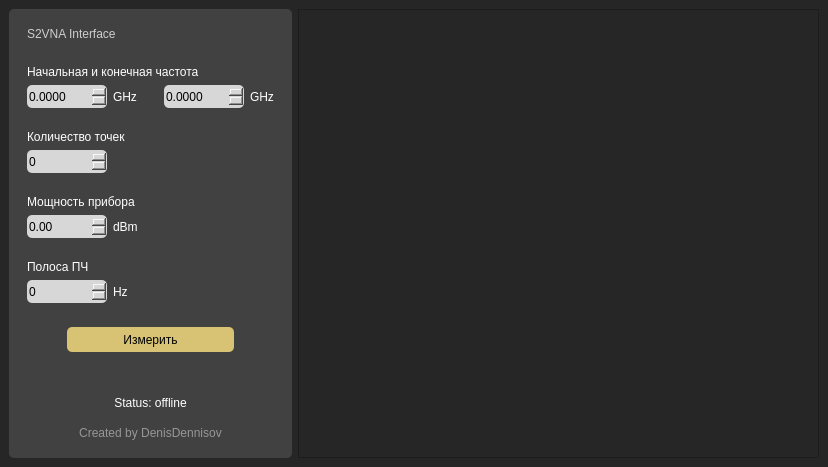
<?xml version="1.0" encoding="UTF-8"?>
<ui version="4.0">
 <class>MainWindow</class>
 <widget class="QMainWindow" name="MainWindow">
  <property name="geometry">
   <rect>
    <x>0</x>
    <y>0</y>
    <width>828</width>
    <height>467</height>
   </rect>
  </property>
  <property name="minimumSize">
   <size>
    <width>10</width>
    <height>10</height>
   </size>
  </property>
  <property name="windowTitle">
   <string>MainWindow</string>
  </property>
  <property name="styleSheet">
   <string notr="true">QWidget {
	background-color: rgb(38, 38, 38);
}</string>
  </property>
  <widget class="QWidget" name="centralwidget">
   <layout class="QHBoxLayout" name="horizontalLayout">
    <item>
     <widget class="QFrame" name="frame">
      <property name="sizePolicy">
       <sizepolicy hsizetype="Maximum" vsizetype="Preferred">
        <horstretch>0</horstretch>
        <verstretch>0</verstretch>
       </sizepolicy>
      </property>
      <property name="minimumSize">
       <size>
        <width>0</width>
        <height>0</height>
       </size>
      </property>
      <property name="styleSheet">
       <string notr="true">QFrame {
	background-color: rgb(65, 65, 65);
	border-radius: 5px;
}</string>
      </property>
      <property name="frameShape">
       <enum>QFrame::StyledPanel</enum>
      </property>
      <property name="frameShadow">
       <enum>QFrame::Raised</enum>
      </property>
      <layout class="QVBoxLayout" name="verticalLayout">
       <item>
        <widget class="QFrame" name="frame_3">
         <property name="frameShape">
          <enum>QFrame::StyledPanel</enum>
         </property>
         <property name="frameShadow">
          <enum>QFrame::Raised</enum>
         </property>
         <layout class="QHBoxLayout" name="horizontalLayout_2">
          <item>
           <widget class="QLabel" name="header_app_label">
            <property name="styleSheet">
             <string notr="true">QLabel {
	font: 700 13pt &quot;Yu Gothic UI&quot;;
	color: rgb(205, 205, 205);
}</string>
            </property>
            <property name="text">
             <string>S2VNA Interface</string>
            </property>
            <property name="alignment">
             <set>Qt::AlignLeading|Qt::AlignLeft|Qt::AlignVCenter</set>
            </property>
           </widget>
          </item>
         </layout>
        </widget>
       </item>
       <item>
        <widget class="QFrame" name="frame_4">
         <property name="styleSheet">
          <string notr="true"/>
         </property>
         <property name="frameShape">
          <enum>QFrame::StyledPanel</enum>
         </property>
         <property name="frameShadow">
          <enum>QFrame::Raised</enum>
         </property>
         <layout class="QVBoxLayout" name="verticalLayout_2">
          <item>
           <widget class="QLabel" name="header_start_and_stop_label">
            <property name="styleSheet">
             <string notr="true">QLabel {
	font: 11pt &quot;Yu Gothic UI&quot;;
	color: white;
}</string>
            </property>
            <property name="text">
             <string>Начальная и конечная частота</string>
            </property>
           </widget>
          </item>
          <item>
           <layout class="QHBoxLayout" name="horizontalLayout_3">
            <item>
             <widget class="QDoubleSpinBox" name="startFreq_doubleSpinBox">
              <property name="minimumSize">
               <size>
                <width>80</width>
                <height>23</height>
               </size>
              </property>
              <property name="styleSheet">
               <string notr="true">QDoubleSpinBox {
	background-color: rgb(215, 215, 215);
	font: 10pt &quot;Segoe UI&quot;;
	color: black;
	border-radius: 5px;
}

QDoubleSpinBox::hover {
	background-color: rgb(185, 185, 185);
}

QDoubleSpinBox::focus {
	background-color: rgb(35, 35, 35);
	color: white;
}</string>
              </property>
              <property name="decimals">
               <number>4</number>
              </property>
              <property name="minimum">
               <double>0.000000000000000</double>
              </property>
              <property name="maximum">
               <double>20.000000000000000</double>
              </property>
              <property name="singleStep">
               <double>0.000100000000000</double>
              </property>
             </widget>
            </item>
            <item>
             <widget class="QLabel" name="startFreq_label">
              <property name="styleSheet">
               <string notr="true">QLabel {
	font: 9pt &quot;Yu Gothic UI&quot;;
	color: white;
}</string>
              </property>
              <property name="text">
               <string>GHz</string>
              </property>
             </widget>
            </item>
            <item>
             <widget class="QFrame" name="frame_9">
              <property name="minimumSize">
               <size>
                <width>15</width>
                <height>0</height>
               </size>
              </property>
              <property name="frameShape">
               <enum>QFrame::StyledPanel</enum>
              </property>
              <property name="frameShadow">
               <enum>QFrame::Raised</enum>
              </property>
             </widget>
            </item>
            <item>
             <widget class="QDoubleSpinBox" name="stopFreq_doubleSpinBox">
              <property name="minimumSize">
               <size>
                <width>80</width>
                <height>23</height>
               </size>
              </property>
              <property name="styleSheet">
               <string notr="true">QDoubleSpinBox {
	background-color: rgb(215, 215, 215);
	font: 10pt &quot;Segoe UI&quot;;
	color: black;
	border-radius: 5px;
}

QDoubleSpinBox::hover {
	background-color: rgb(185, 185, 185);
}

QDoubleSpinBox::focus {
	background-color: rgb(35, 35, 35);
	color: white;
}</string>
              </property>
              <property name="decimals">
               <number>4</number>
              </property>
              <property name="minimum">
               <double>0.000000000000000</double>
              </property>
              <property name="maximum">
               <double>20.000000000000000</double>
              </property>
              <property name="singleStep">
               <double>0.000100000000000</double>
              </property>
             </widget>
            </item>
            <item>
             <widget class="QLabel" name="stopFreq_label">
              <property name="styleSheet">
               <string notr="true">QLabel {
	font: 9pt &quot;Yu Gothic UI&quot;;
	color: white;
}</string>
              </property>
              <property name="text">
               <string>GHz</string>
              </property>
             </widget>
            </item>
           </layout>
          </item>
          <item>
           <widget class="QFrame" name="frame_10">
            <property name="minimumSize">
             <size>
              <width>0</width>
              <height>10</height>
             </size>
            </property>
            <property name="frameShape">
             <enum>QFrame::StyledPanel</enum>
            </property>
            <property name="frameShadow">
             <enum>QFrame::Raised</enum>
            </property>
           </widget>
          </item>
          <item>
           <widget class="QLabel" name="header_points_label">
            <property name="styleSheet">
             <string notr="true">QLabel {
	font: 11pt &quot;Yu Gothic UI&quot;;
	color: white;
}</string>
            </property>
            <property name="text">
             <string>Количество точек</string>
            </property>
           </widget>
          </item>
          <item>
           <layout class="QHBoxLayout" name="horizontalLayout_4">
            <item>
             <widget class="QSpinBox" name="points_spinBox">
              <property name="minimumSize">
               <size>
                <width>80</width>
                <height>23</height>
               </size>
              </property>
              <property name="styleSheet">
               <string notr="true">QSpinBox {
	background-color: rgb(215, 215, 215);
	font: 10pt &quot;Segoe UI&quot;;
	color: black;
	border-radius: 5px;
}

QSpinBox::hover {
	background-color: rgb(185, 185, 185);
}

QSpinBox::focus {
	background-color: rgb(35, 35, 35);
	color: white;
}</string>
              </property>
              <property name="minimum">
               <number>0</number>
              </property>
              <property name="maximum">
               <number>999</number>
              </property>
             </widget>
            </item>
            <item>
             <spacer name="horizontalSpacer">
              <property name="orientation">
               <enum>Qt::Horizontal</enum>
              </property>
              <property name="sizeHint" stdset="0">
               <size>
                <width>40</width>
                <height>20</height>
               </size>
              </property>
             </spacer>
            </item>
           </layout>
          </item>
          <item>
           <widget class="QFrame" name="frame_11">
            <property name="minimumSize">
             <size>
              <width>0</width>
              <height>10</height>
             </size>
            </property>
            <property name="frameShape">
             <enum>QFrame::StyledPanel</enum>
            </property>
            <property name="frameShadow">
             <enum>QFrame::Raised</enum>
            </property>
           </widget>
          </item>
          <item>
           <widget class="QLabel" name="header_power_label">
            <property name="styleSheet">
             <string notr="true">QLabel {
	font: 11pt &quot;Yu Gothic UI&quot;;
	color: white;
}</string>
            </property>
            <property name="text">
             <string>Мощность прибора</string>
            </property>
           </widget>
          </item>
          <item>
           <layout class="QHBoxLayout" name="horizontalLayout_6">
            <item>
             <widget class="QDoubleSpinBox" name="power_doubleSpinBox">
              <property name="minimumSize">
               <size>
                <width>80</width>
                <height>23</height>
               </size>
              </property>
              <property name="styleSheet">
               <string notr="true">QDoubleSpinBox {
	background-color: rgb(215, 215, 215);
	font: 10pt &quot;Segoe UI&quot;;
	color: black;
	border-radius: 5px;
}

QDoubleSpinBox::hover {
	background-color: rgb(185, 185, 185);
}

QDoubleSpinBox::focus {
	background-color: rgb(35, 35, 35);
	color: white;
}</string>
              </property>
              <property name="minimum">
               <double>0.000000000000000</double>
              </property>
              <property name="maximum">
               <double>100000.000000000000000</double>
              </property>
             </widget>
            </item>
            <item>
             <widget class="QLabel" name="powerFreq_label">
              <property name="styleSheet">
               <string notr="true">QLabel {
	font: 9pt &quot;Yu Gothic UI&quot;;
	color: white;
}</string>
              </property>
              <property name="text">
               <string>dBm</string>
              </property>
             </widget>
            </item>
            <item>
             <spacer name="horizontalSpacer_2">
              <property name="orientation">
               <enum>Qt::Horizontal</enum>
              </property>
              <property name="sizeHint" stdset="0">
               <size>
                <width>40</width>
                <height>20</height>
               </size>
              </property>
             </spacer>
            </item>
           </layout>
          </item>
          <item>
           <widget class="QFrame" name="frame_12">
            <property name="minimumSize">
             <size>
              <width>0</width>
              <height>10</height>
             </size>
            </property>
            <property name="frameShape">
             <enum>QFrame::StyledPanel</enum>
            </property>
            <property name="frameShadow">
             <enum>QFrame::Raised</enum>
            </property>
           </widget>
          </item>
          <item>
           <widget class="QLabel" name="header_ifBw_label">
            <property name="styleSheet">
             <string notr="true">QLabel {
	font: 11pt &quot;Yu Gothic UI&quot;;
	color: white;
}</string>
            </property>
            <property name="text">
             <string>Полоса ПЧ</string>
            </property>
           </widget>
          </item>
          <item>
           <layout class="QHBoxLayout" name="horizontalLayout_7">
            <item>
             <widget class="QSpinBox" name="ifBw_spinBox">
              <property name="minimumSize">
               <size>
                <width>80</width>
                <height>23</height>
               </size>
              </property>
              <property name="styleSheet">
               <string notr="true">QSpinBox {
	background-color: rgb(215, 215, 215);
	font: 10pt &quot;Segoe UI&quot;;
	color: black;
	border-radius: 5px;
}

QSpinBox::hover {
	background-color: rgb(185, 185, 185);
}

QSpinBox::focus {
	background-color: rgb(35, 35, 35);
	color: white;
}
</string>
              </property>
              <property name="maximum">
               <number>10000</number>
              </property>
             </widget>
            </item>
            <item>
             <widget class="QLabel" name="ifBwFreq_label">
              <property name="styleSheet">
               <string notr="true">QLabel {
	font: 9pt &quot;Yu Gothic UI&quot;;
	color: white;
}</string>
              </property>
              <property name="text">
               <string>Hz</string>
              </property>
             </widget>
            </item>
            <item>
             <spacer name="horizontalSpacer_4">
              <property name="orientation">
               <enum>Qt::Horizontal</enum>
              </property>
              <property name="sizeHint" stdset="0">
               <size>
                <width>40</width>
                <height>20</height>
               </size>
              </property>
             </spacer>
            </item>
           </layout>
          </item>
         </layout>
        </widget>
       </item>
       <item>
        <widget class="QFrame" name="frame_6">
         <property name="styleSheet">
          <string notr="true">QFrame {
	margin: 0px 40px;
}</string>
         </property>
         <property name="frameShape">
          <enum>QFrame::StyledPanel</enum>
         </property>
         <property name="frameShadow">
          <enum>QFrame::Raised</enum>
         </property>
         <layout class="QHBoxLayout" name="horizontalLayout_8">
          <item>
           <widget class="QPushButton" name="measure_pushButton">
            <property name="minimumSize">
             <size>
              <width>0</width>
              <height>25</height>
             </size>
            </property>
            <property name="styleSheet">
             <string notr="true">QPushButton {
	border-radius: 5px;
	font: 700 10pt &quot;Yu Gothic UI&quot;;
	color: black;
	background-color: rgb(215, 195, 115);
}

QPushButton::hover {
	color: black;
	background-color: rgb(245, 235, 155);
}

QPushButton::pressed {
	color: white;
	background-color: rgb(25, 25, 25);
}</string>
            </property>
            <property name="text">
             <string>Измерить</string>
            </property>
           </widget>
          </item>
         </layout>
        </widget>
       </item>
       <item>
        <widget class="QFrame" name="frame_5">
         <property name="frameShape">
          <enum>QFrame::StyledPanel</enum>
         </property>
         <property name="frameShadow">
          <enum>QFrame::Raised</enum>
         </property>
         <layout class="QVBoxLayout" name="verticalLayout_3">
          <item>
           <spacer name="verticalSpacer_2">
            <property name="orientation">
             <enum>Qt::Vertical</enum>
            </property>
            <property name="sizeHint" stdset="0">
             <size>
              <width>20</width>
              <height>40</height>
             </size>
            </property>
           </spacer>
          </item>
          <item>
           <layout class="QHBoxLayout" name="horizontalLayout_12"/>
          </item>
          <item>
           <widget class="QLabel" name="status_label">
            <property name="styleSheet">
             <string notr="true">QLabel {
	font: 10pt &quot;Yu Gothic UI&quot;;
	color: white;
	margin-bottom: 10px;
}</string>
            </property>
            <property name="text">
             <string>Status: offline</string>
            </property>
            <property name="alignment">
             <set>Qt::AlignCenter</set>
            </property>
           </widget>
          </item>
          <item>
           <widget class="QLabel" name="author_label">
            <property name="styleSheet">
             <string notr="true">QLabel {
	font: 9pt &quot;Yu Gothic UI&quot;;
	color: rgb(150, 150, 150);
}</string>
            </property>
            <property name="text">
             <string>Created by DenisDennisov</string>
            </property>
            <property name="alignment">
             <set>Qt::AlignCenter</set>
            </property>
           </widget>
          </item>
         </layout>
        </widget>
       </item>
      </layout>
     </widget>
    </item>
    <item>
     <widget class="QFrame" name="frame_2">
      <property name="frameShape">
       <enum>QFrame::StyledPanel</enum>
      </property>
      <property name="frameShadow">
       <enum>QFrame::Raised</enum>
      </property>
      <layout class="QVBoxLayout" name="verticalLayout_4">
       <item>
        <widget class="QChartView" name="s11_chartView" native="true">
         <property name="styleSheet">
          <string notr="true">QChartView { 
	color: rgb(84, 84, 84);
 	border-radius: 10px; 
}</string>
         </property>
        </widget>
       </item>
      </layout>
     </widget>
    </item>
   </layout>
  </widget>
 </widget>
 <customwidgets>
  <customwidget>
   <class>QChartView</class>
   <extends>QWidget</extends>
   <header>QtCharts/QChartView</header>
   <container>1</container>
  </customwidget>
 </customwidgets>
 <resources/>
 <connections/>
</ui>
